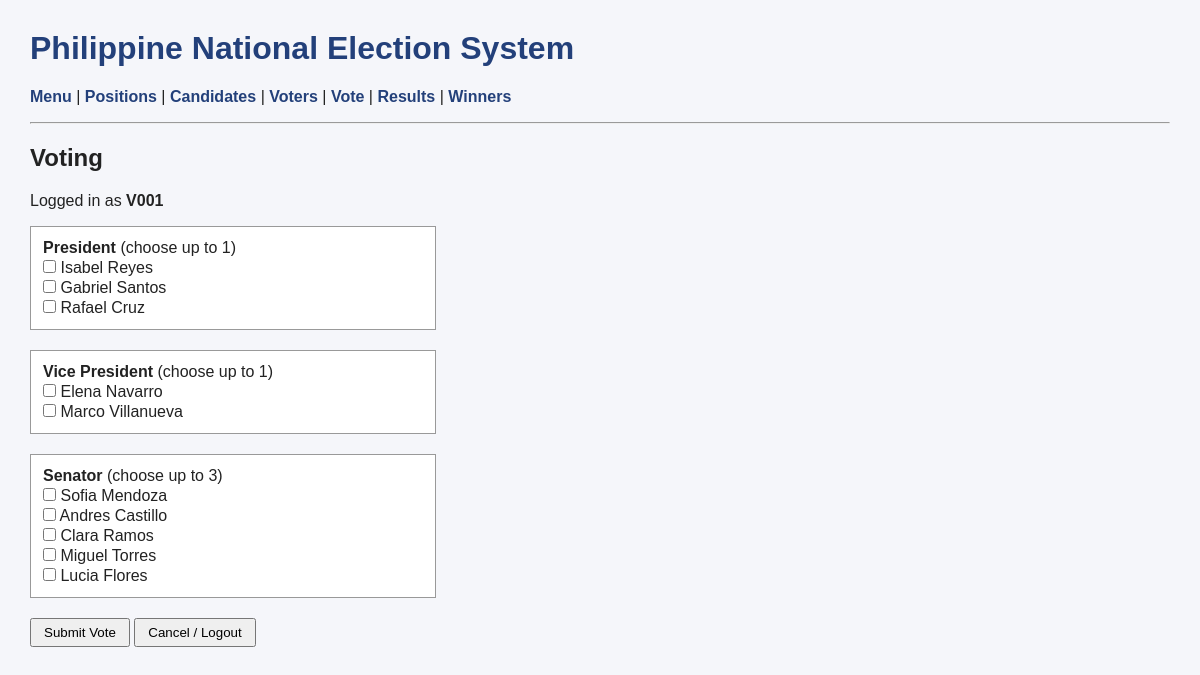
The page /vote.php (signed in) on the database its author committed.
### tables this page shows
CREATE TABLE Positions (
    posID          INT AUTO_INCREMENT PRIMARY KEY,
    posName        VARCHAR(50),
    numOfPositions INT,                           
    posStat        VARCHAR(10) DEFAULT 'open'     
);

CREATE TABLE Candidates (
    candID    INT AUTO_INCREMENT PRIMARY KEY,
    candFName VARCHAR(50),
    candMName VARCHAR(50),
    candLName VARCHAR(50),
    posID     INT,
    candStat  VARCHAR(10) DEFAULT 'active',       
    FOREIGN KEY (posID) REFERENCES Positions(posID)
);

### db.php (called while the page is built, shortened)
<?php
$conn = new mysqli("localhost", "root", "", "election");
function run($sql, $values = []) {
    global $conn;
    return $conn->execute_query($sql, $values);
}
function h($text) {
    return htmlspecialchars($text ?? "");
}

### vote.php (the view, shortened to what this page needs)
<?php
include "db.php";
include "header.php";
$done  = false;
?>
<h2>Voting</h2>
<?php if ($done) { ?>
    <p class="msg">Thank you! Your vote has been recorded.</p>
<?php } else { ?>
    <p>Logged in as <b><?= h($_SESSION["voterID"]) ?></b></p>
    <form method="post">
        <?php
        $positions = run("SELECT * FROM Positions WHERE posStat = 'open'");
        while ($p = $positions->fetch_assoc()) {
            $cands = run("SELECT * FROM Candidates WHERE posID = ? AND candStat = 'active'", [$p["posID"]]);
        ?>
            <div class="box" data-max="<?= $p["numOfPositions"] ?>">
                <b><?= h($p["posName"]) ?></b> (choose up to <?= $p["numOfPositions"] ?>)<br>
                <?php while ($c = $cands->fetch_assoc()) { ?>
                    <label>
                        <input type="checkbox" name="pos[<?= $p["posID"] ?>][]" value="<?= $c["candID"] ?>">
                        <?= h($c["candFName"] . " " . $c["candMName"] . " " . $c["candLName"]) ?>
                    </label><br>
                <?php } ?>
            </div>
        <?php } ?>
        <button name="submitVote" onclick="return confirm('Submit your vote? You cannot vote again.')">Submit Vote</button>
        <button name="logout">Cancel / Logout</button>
    </form>
<?php } ?>
<?php include "footer.php"; ?>

### style.css (style rules this page uses)
body { font-family: Arial, sans-serif; margin: 30px; background: #f5f6fa; color: #222; }
input, select { padding: 5px; margin: 3px 0; }
button { padding: 5px 12px; cursor: pointer; }
.box { background: white; border: 1px solid #999; padding: 12px; margin-bottom: 20px; width: 380px; }

### rows shown on the page
positions: posName "President", numOfPositions "1"
candidates: candFName+candMName+candLName "Isabel Reyes"
candidates: candFName+candMName+candLName "Gabriel Santos"
candidates: candFName+candMName+candLName "Rafael Cruz"
positions: posName "Vice President", numOfPositions "1"
candidates: candFName+candMName+candLName "Elena Navarro"
candidates: candFName+candMName+candLName "Marco Villanueva"
positions: posName "Senator", numOfPositions "3"
candidates: candFName+candMName+candLName "Sofia Mendoza"
candidates: candFName+candMName+candLName "Andres Castillo"
candidates: candFName+candMName+candLName "Clara Ramos"
candidates: candFName+candMName+candLName "Miguel Torres"
candidates: candFName+candMName+candLName "Lucia Flores"

### other values the page prints
$_SESSION["voterID"] "V001"
